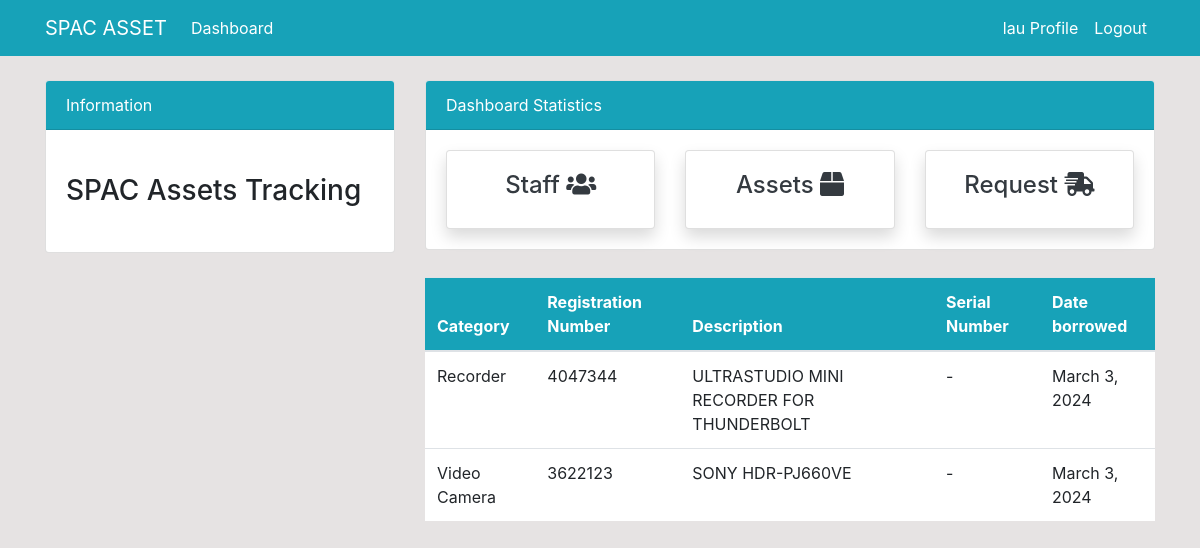
Screenshot of /dashboard/staff/details/4 (signed in) with the database file from the repository.
### dashboard/models.py (models this page shows, shortened)
class BorrowTransaction(models.Model):
    asset = models.ForeignKey(Assets, on_delete=models.CASCADE)
    staff_member = models.ForeignKey(User, on_delete=models.CASCADE)
    date_borrowed = models.DateField(auto_now=True)
    date_returned = models.DateField(null=True, blank = True)

class Assets(models.Model):
    name = models.CharField(max_length = 100, null = True, verbose_name="Registration Number")
    category = models.CharField(max_length = 100, choices=CATEGORY, null = True)
    description = models.CharField(max_length=200, null = True)
    serial_number = models.CharField(max_length = 100, null = True)
    note = models.CharField(max_length=200, null = True)
    is_available = models.BooleanField(default=True)
    date_added = models.DateField()
    class Meta:
        verbose_name_plural = 'Store'

### dashboard/views.py (the view)
# urls.py: path('staff/details/<int:pk>', views.staff_details, name = 'dashboard-staff-details'),
@login_required(login_url='user-login')
def staff_details(request, pk):
    workers = User.objects.get(id=pk)
    items_borrowed = BorrowTransaction.objects.all().filter(date_returned=None)
    items_borrowed = items_borrowed.filter(staff_member=workers)
    context = {
        'workers': workers,
        'items_borrowed': items_borrowed
    }
    return render(request, 'dashboard/staff_details.html', context)

### templates/dashboard/staff_details.html (shortened to what this page needs)
{% extends 'partials/base.html' %}
{% block content %}
{% include 'partials/topside.html' %}
<div class="row my-4">
    <div class="col-md-4"></div>
    <div class="col-md-8">
        <table class="table bg-white">
            <thead class="bg-info text-white">
                <tr>
                    <th scope="col">Category</th>
                    <th scope="col">Registration Number</th>
                    <th scope="col">Description</th>
                    <th scope="col">Serial Number</th>
                    <th scope="col">Date borrowed</th>
                </tr>
            </thead>
            <tbody>
                {% for items_borrowed in items_borrowed %}
                <tr>
                    <td>{{ items_borrowed.asset.category }}</td>
                    <td>{{ items_borrowed.asset.name }}</td>
                    <td>{{ items_borrowed.asset.description }}</td>
                    <td>{{ items_borrowed.asset.serial_number }}</td>
                    <td>{{ items_borrowed.date_borrowed }}</td>
                </tr>
                {% endfor %}
            </tbody>
        </table>
    </div>
</div>
{% endblock %}

### templates/partials/nav.html (shortened to what this page needs)
<nav class="navbar navbar-expand-lg navbar-info bg-info">
    <div class="container">
        {% if user.is_authenticated %}
        <a class="navbar-brand text-white" href="{% url 'dashboard-index' %}">SPAC ASSET</a>
        <div class="collapse navbar-collapse" id="navbarSupportedContent">
            <ul class="navbar-nav mr-auto">
                <li class="nav-item active">
                    <a class="nav-link text-white" href="{% url 'dashboard-index' %}">Dashboard </a>
                </li>
            </ul>
            <ul class="navbar-nav ml-auto">
                <li class="nav-item active">
                    <a class="nav-link text-white" href="{% url 'user-profile' %}">{{ user.username }} Profile
                        <span class="sr-only">(current)</span></a>
                </li>
                <li class="nav-item">
                    <a class="nav-link text-white" href="{% url 'user-logout' %}">Logout</a>
                </li>
            </ul>
            {% endif %}
        </div>
    </div>
</nav>

### static/style.css (style rules this page uses)
body { background: rgb(230, 227, 227); }

### rows the page displays
BorrowTransaction: asset.category "Recorder", asset.name "4047344", asset.description "ULTRASTUDIO MINI RECORDER FOR THUNDERBOLT", asset.serial_number "-", date_borrowed "March 3, 2024"
BorrowTransaction: asset.category "Video Camera", asset.name "3622123", asset.description "SONY HDR-PJ660VE", asset.serial_number "-", date_borrowed "March 3, 2024"

### other values shown
{{ user.username }} "lau"
